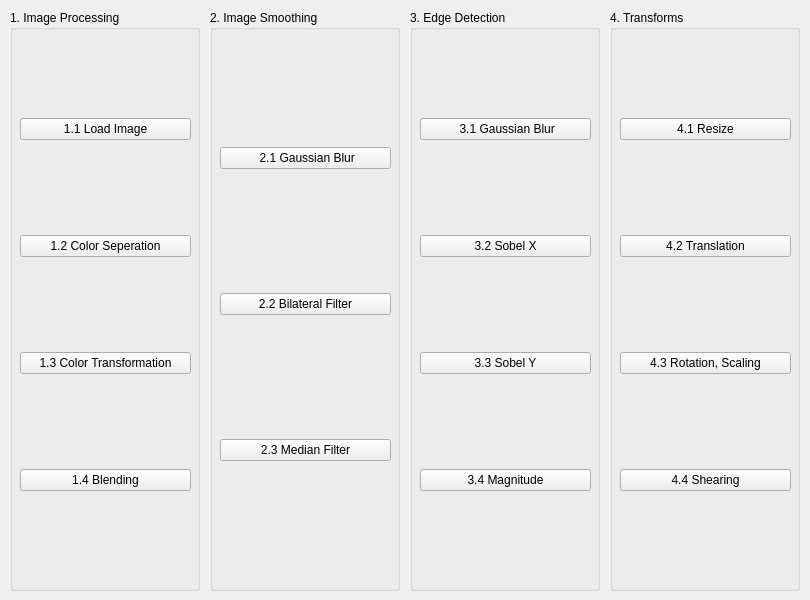
<?xml version="1.0" encoding="UTF-8"?>
<ui version="4.0">
 <class>Myapp</class>
 <widget class="QMainWindow" name="Myapp">
  <property name="geometry">
   <rect>
    <x>0</x>
    <y>0</y>
    <width>810</width>
    <height>600</height>
   </rect>
  </property>
  <property name="windowTitle">
   <string>2021 Opencvdl Hw1</string>
  </property>
  <widget class="QWidget" name="centralwidget">
   <widget class="QGroupBox" name="groupBox">
    <property name="geometry">
     <rect>
      <x>10</x>
      <y>10</y>
      <width>190</width>
      <height>581</height>
     </rect>
    </property>
    <property name="title">
     <string>1. Image Processing</string>
    </property>
    <widget class="QWidget" name="verticalLayoutWidget">
     <property name="geometry">
      <rect>
       <x>10</x>
       <y>19</y>
       <width>171</width>
       <height>551</height>
      </rect>
     </property>
     <layout class="QVBoxLayout" name="verticalLayout">
      <property name="sizeConstraint">
       <enum>QLayout::SetDefaultConstraint</enum>
      </property>
      <item>
       <widget class="QPushButton" name="pushButton">
        <property name="text">
         <string>1.1 Load Image</string>
        </property>
        <property name="checkable">
         <bool>false</bool>
        </property>
       </widget>
      </item>
      <item>
       <widget class="QPushButton" name="pushButton_2">
        <property name="text">
         <string>1.2 Color Seperation</string>
        </property>
       </widget>
      </item>
      <item>
       <widget class="QPushButton" name="pushButton_3">
        <property name="text">
         <string>1.3 Color Transformation</string>
        </property>
       </widget>
      </item>
      <item>
       <widget class="QPushButton" name="pushButton_4">
        <property name="text">
         <string>1.4 Blending</string>
        </property>
       </widget>
      </item>
     </layout>
    </widget>
   </widget>
   <widget class="QGroupBox" name="groupBox_2">
    <property name="geometry">
     <rect>
      <x>210</x>
      <y>10</y>
      <width>190</width>
      <height>581</height>
     </rect>
    </property>
    <property name="title">
     <string>2. Image Smoothing</string>
    </property>
    <widget class="QWidget" name="verticalLayoutWidget_2">
     <property name="geometry">
      <rect>
       <x>10</x>
       <y>19</y>
       <width>171</width>
       <height>551</height>
      </rect>
     </property>
     <layout class="QVBoxLayout" name="verticalLayout_2">
      <property name="sizeConstraint">
       <enum>QLayout::SetDefaultConstraint</enum>
      </property>
      <item>
       <widget class="QPushButton" name="pushButton_5">
        <property name="text">
         <string> 2.1 Gaussian Blur</string>
        </property>
        <property name="checkable">
         <bool>false</bool>
        </property>
       </widget>
      </item>
      <item>
       <widget class="QPushButton" name="pushButton_6">
        <property name="text">
         <string>2.2 Bilateral Filter</string>
        </property>
       </widget>
      </item>
      <item>
       <widget class="QPushButton" name="pushButton_7">
        <property name="text">
         <string>2.3 Median Filter</string>
        </property>
       </widget>
      </item>
     </layout>
    </widget>
   </widget>
   <widget class="QGroupBox" name="groupBox_3">
    <property name="geometry">
     <rect>
      <x>610</x>
      <y>10</y>
      <width>190</width>
      <height>581</height>
     </rect>
    </property>
    <property name="title">
     <string>4. Transforms</string>
    </property>
    <widget class="QWidget" name="verticalLayoutWidget_3">
     <property name="geometry">
      <rect>
       <x>10</x>
       <y>19</y>
       <width>171</width>
       <height>551</height>
      </rect>
     </property>
     <layout class="QVBoxLayout" name="verticalLayout_3">
      <property name="sizeConstraint">
       <enum>QLayout::SetDefaultConstraint</enum>
      </property>
      <item>
       <widget class="QPushButton" name="pushButton_9">
        <property name="text">
         <string>4.1 Resize</string>
        </property>
        <property name="checkable">
         <bool>false</bool>
        </property>
       </widget>
      </item>
      <item>
       <widget class="QPushButton" name="pushButton_10">
        <property name="text">
         <string>4.2 Translation</string>
        </property>
       </widget>
      </item>
      <item>
       <widget class="QPushButton" name="pushButton_11">
        <property name="text">
         <string>4.3 Rotation, Scaling</string>
        </property>
       </widget>
      </item>
      <item>
       <widget class="QPushButton" name="pushButton_12">
        <property name="text">
         <string>4.4 Shearing</string>
        </property>
       </widget>
      </item>
     </layout>
    </widget>
   </widget>
   <widget class="QGroupBox" name="groupBox_4">
    <property name="geometry">
     <rect>
      <x>410</x>
      <y>10</y>
      <width>190</width>
      <height>581</height>
     </rect>
    </property>
    <property name="title">
     <string>3. Edge Detection</string>
    </property>
    <widget class="QWidget" name="verticalLayoutWidget_4">
     <property name="geometry">
      <rect>
       <x>10</x>
       <y>19</y>
       <width>171</width>
       <height>551</height>
      </rect>
     </property>
     <layout class="QVBoxLayout" name="verticalLayout_4">
      <property name="sizeConstraint">
       <enum>QLayout::SetDefaultConstraint</enum>
      </property>
      <item>
       <widget class="QPushButton" name="pushButton_13">
        <property name="text">
         <string> 3.1 Gaussian Blur</string>
        </property>
        <property name="checkable">
         <bool>false</bool>
        </property>
       </widget>
      </item>
      <item>
       <widget class="QPushButton" name="pushButton_14">
        <property name="text">
         <string>3.2 Sobel X</string>
        </property>
       </widget>
      </item>
      <item>
       <widget class="QPushButton" name="pushButton_15">
        <property name="text">
         <string>3.3 Sobel Y</string>
        </property>
       </widget>
      </item>
      <item>
       <widget class="QPushButton" name="pushButton_16">
        <property name="text">
         <string>3.4 Magnitude</string>
        </property>
       </widget>
      </item>
     </layout>
    </widget>
   </widget>
  </widget>
 </widget>
 <resources/>
 <connections/>
</ui>
